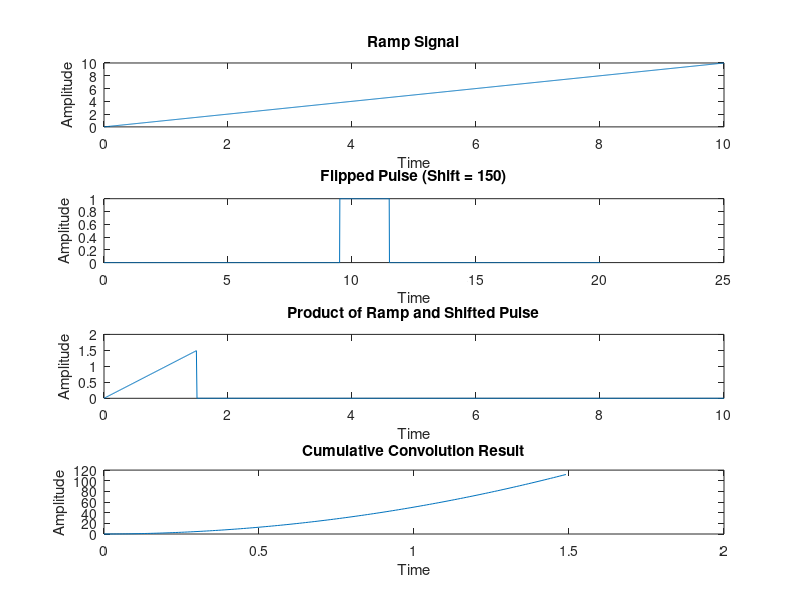
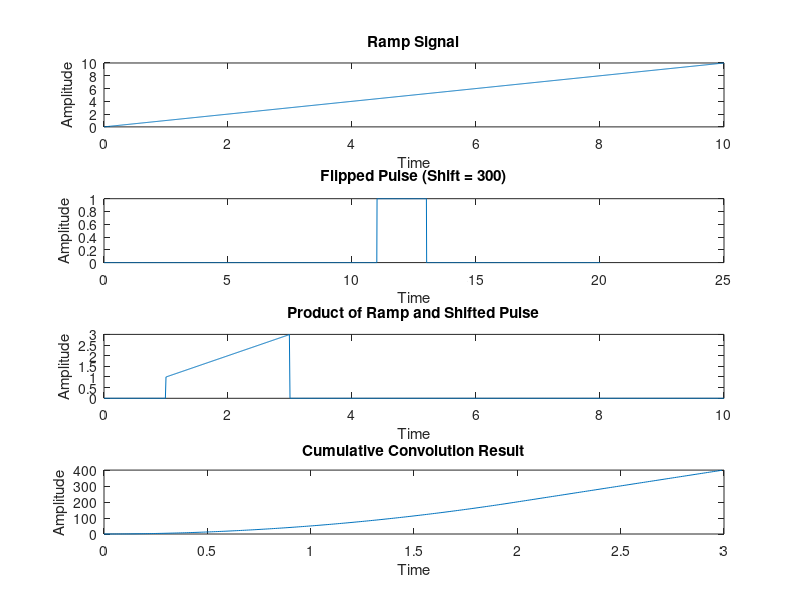
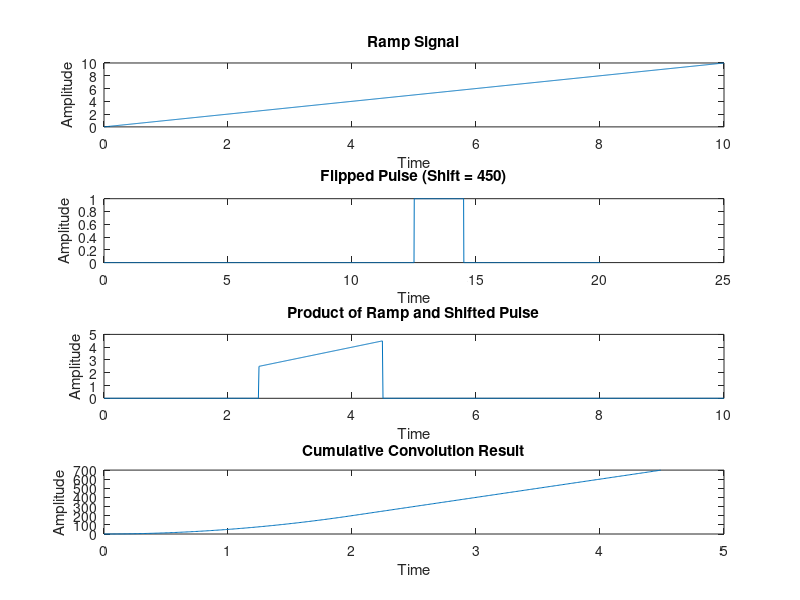
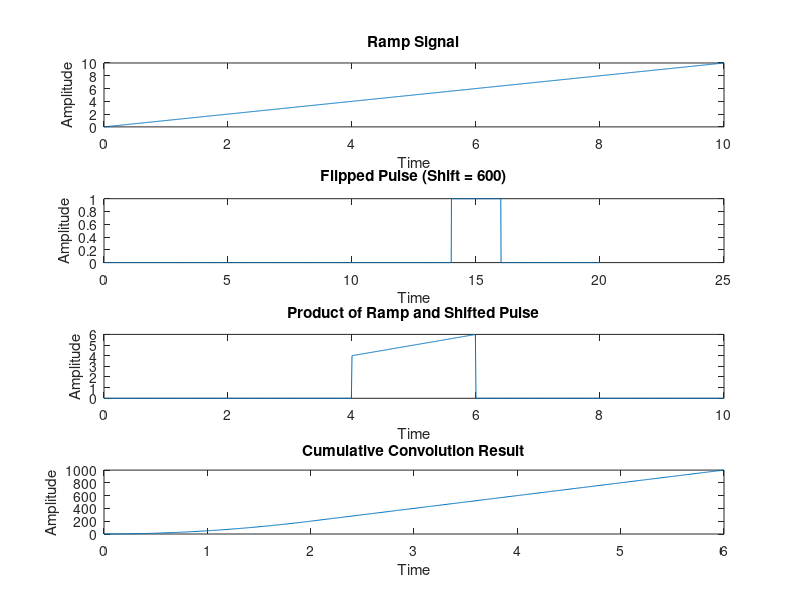

Source code (MATLAB) for these figures, in order:
clear all
clc
% Time vector
t = 0:0.01:10;
% Ramp signal
ramp = t;
% Rectangular pulse
pulse_duration = 2;
rect_pulse = zeros(size(t));
rect_pulse(t < pulse_duration) = 1;
% Prepare for convolution
len_ramp = length(ramp);
len_pulse = length(rect_pulse);
conv_length = len_ramp + len_pulse - 1;
t_conv = 0:0.01:(conv_length-1)*0.01; % Time vector for convolution result
manual_conv_result = zeros(1, conv_length);
% Number of steps to visualize
steps_to_show = 150; % Display every 150 steps; you can adjust this number
% Manually compute convolution with visualization
for n = 1:conv_length
temp_result = zeros(1, len_ramp);
for k = 1:len_pulse
if (n - k + 1) > 0 && (n - k + 1) <= len_ramp
temp_result(n - k + 1) = rect_pulse(k) * ramp(n - k + 1);
manual_conv_result(n) = manual_conv_result(n) + temp_result(n - k + 1);
end
end
% Visualize every 'steps_to_show' steps
if mod(n, steps_to_show) == 0 || n == conv_length
figure;
% Original Ramp Signal
subplot(4,1,1);
plot(t, ramp);
title('Ramp Signal');
xlabel('Time');
ylabel('Amplitude');
% Flipped and Shifted Rectangular Pulse
shifted_pulse = [zeros(1, n) flip(rect_pulse) zeros(1, conv_length - n - len_pulse + 1)];
t_shifted = 0:0.01:(length(shifted_pulse)-1)*0.01;
subplot(4,1,2);
plot(t_shifted, shifted_pulse);
title(['Flipped Pulse (Shift = ' num2str(n) ')']);
xlabel('Time');
ylabel('Amplitude');
% Overlapping Product
subplot(4,1,3);
plot(t, temp_result);
title('Product of Ramp and Shifted Pulse');
xlabel('Time');
ylabel('Amplitude');
% Cumulative Convolution Result
subplot(4,1,4);
plot(t_conv(1:n), manual_conv_result(1:n));
title('Cumulative Convolution Result');
xlabel('Time');
ylabel('Amplitude');
end
end